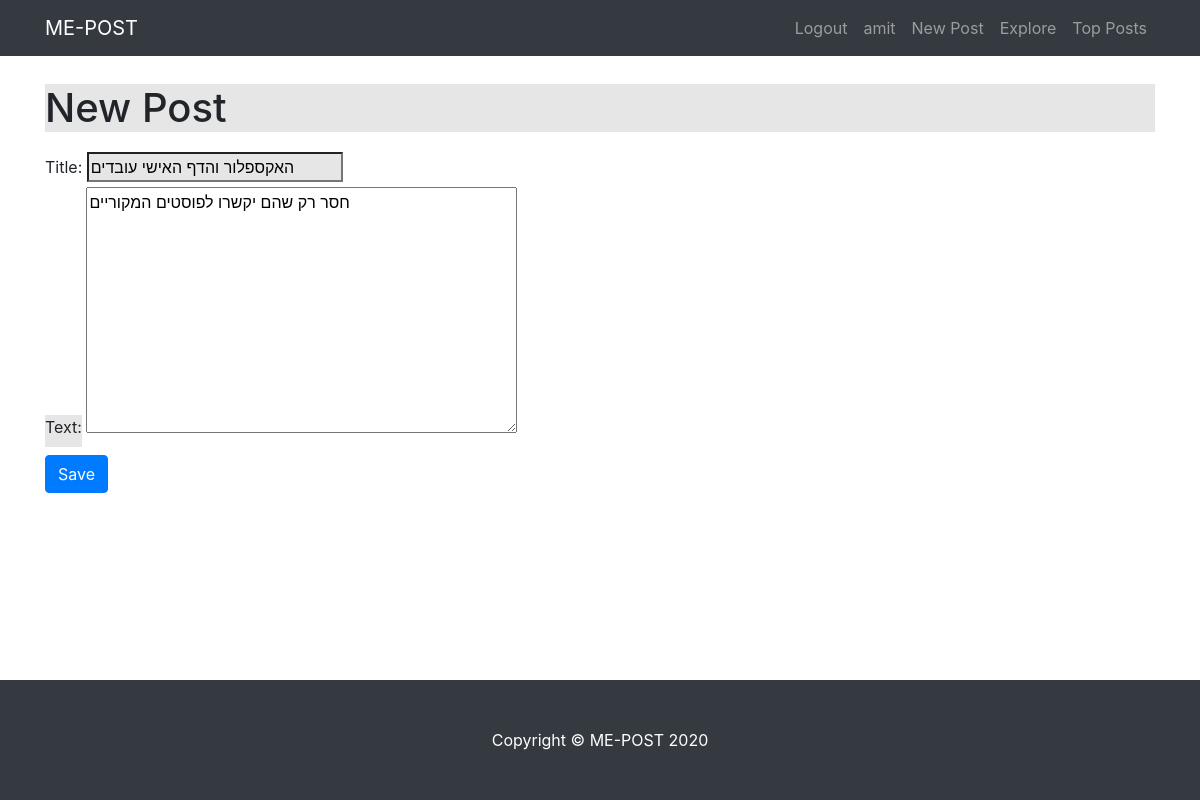
Screenshot of /TheApp/post/10/edit/ (signed in) with the database file from the repository.
### TheApp/models.py (models this page shows, shortened)
class Post(models.Model):
    author = models.ForeignKey(User, on_delete=models.PROTECT)
    title = models.CharField(max_length=200)
    text = models.TextField()
    create_date = models.DateTimeField(default=timezone.now)
    post_views = models.IntegerField(default=0)

### TheApp/views.py (the view)
# urls.py: path('post/<int:pk>/edit/',views.PostUpdateView.as_view(), name='post_edit'),
class PostUpdateView(LoginRequiredMixin, UpdateView):
    form_class = PostForm
    model = Post
    def get_queryset(self):
        author = self.request.user
        return self.model.objects.filter(author=author) #הפונקציה הזו בעצם מאפשרת רק למי שהוא בעל הפוסט להיכנס לערוך אותו. גם אם למישהו תהיה הכתובת זה לא יעזור ל

### TheApp/forms.py
class PostForm(forms.ModelForm):
    class Meta():
        model = Post
        fields = ('title', 'text')

### TheApp/templatetags/customfilters.py (called while the page is built)
@register.filter(name='addclass')
def addclass(value,arg):
        return value.as_widget(attrs={'class':arg})

### templates/TheApp/post_form.html (shortened to what this page needs)
{% extends "TheApp/base.html" %}
{% load customfilters %}
{% block body_block %}
<h1 style="margin-bottom:20px; margin-top:60px; background-color:#e6e6e6;">New Post</h1>
<form method="POST">
  {{form.title.label_tag}}
  {{ form.title|addclass:'MyClass' }}
  <br>
  <label class="MyClass">{{ form.text.label_tag }}</label>
  {{form.text}}
  <br>
  <button type="submit" class='btn btn-primary' name="button">Save</button>
</form>
{% endblock %}

### templates/TheApp/base.html (shortened to what this page needs)
<!DOCTYPE html>
{% load static %}
<html lang="en" dir="ltr">
  <head>
<link rel="stylesheet" href="https://stackpath.bootstrapcdn.com/bootstrap/4.3.1/css/bootstrap.min.css">
    <link rel="stylesheet" href="{% static "css/style.css" %}"/>
  </head>
  <body>
    <div class="fixed-top">
    <nav class="navbar fixed-top navbar-expand-lg navbar-dark bg-dark fixed-top">
      <div class="container">
        <a class="navbar-brand" href="{% url 'TheApp:index' %}">ME-POST</a>
        <div class="collapse navbar-collapse" id="navbarResponsive">
          <ul class="navbar-nav ml-auto">
            {% if user.is_authenticated %}
                      <li><a class= 'nav-link' href="{% url 'logout' %}">Logout</a></li>
                      <li><a class="nav-link" href="{% url 'TheApp:personalposts' username=user.username %}">{{ user.username }}</a></li>
                      <li><a class="nav-link" href="{% url 'TheApp:post_form' %}">New Post</a></li>
                      <li><a class="nav-link" href="{% url 'TheApp:post_list' %}">Explore</a></li>
                      <li><a class="nav-link" href="{% url 'TheApp:top_posts' %}">Top Posts</a></li>
                      {% else %}
                      <li><a class= 'nav-link' href="{% url 'TheApp:user_login' %}">Login</a></li>
                      {% endif %}
          </ul>
        </div>
      </div>
    </nav>
    </div>
    <div class="fixed-bottom" id="bottom">
    <footer class="py-5 bg-dark">
      <div class="container">
        <p class="m-0 text-center text-white">Copyright &copy; ME-POST 2020</p>
      </div>
    </footer>
    </div>
<div class="container">
  {% block body_block %}
  {% endblock %}
</div>
  </body>
</html>

### static/css/style.css (style rules this page uses)
.MyClass { background-color:#e6e6e6; }

### rows the page displays
Post: title "האקספלור והדף האישי עובדים", text "חסר רק שהם יקשרו לפוסטים המקוריים"

### other values shown
{{ user.username }} "amit"
